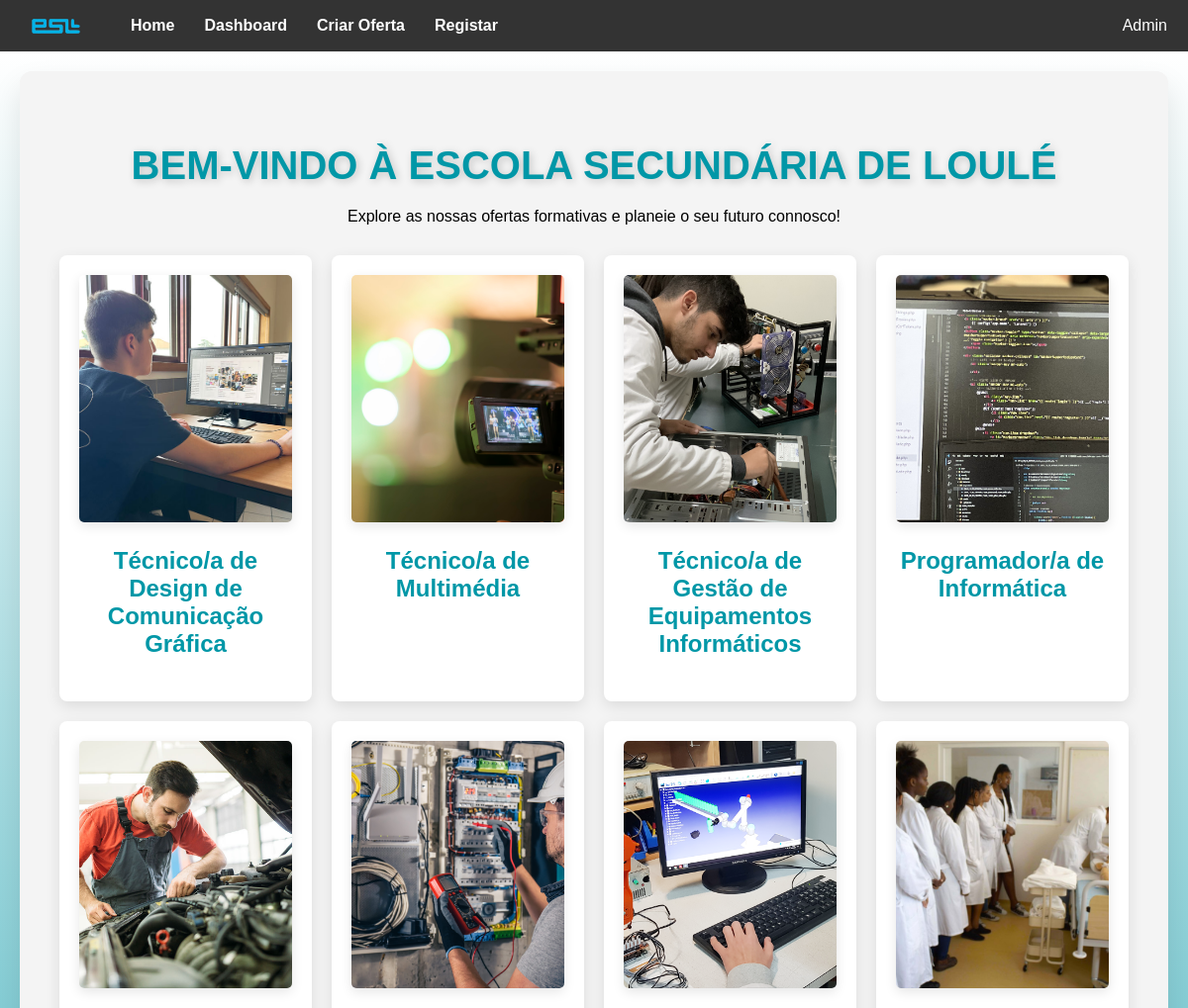
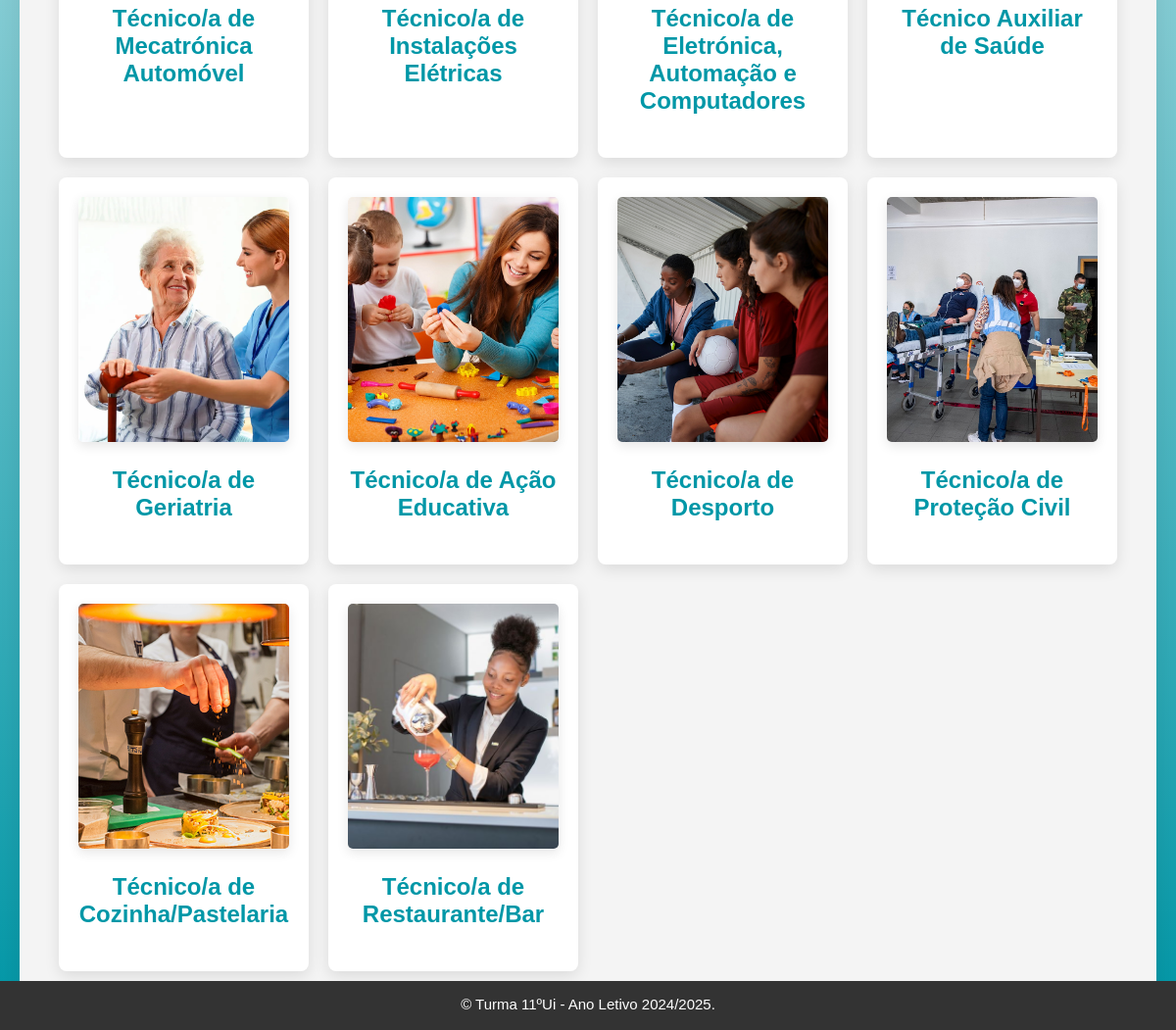
Screenshot of / (signed in) with the database file from the repository (2 pictures, top to bottom).
### oferta/models.py (models this page shows, shortened)
class OfertaFormativa(models.Model):
    nome = models.CharField(max_length=200)
    descricao = models.TextField()
    saidas_profissionais = models.TextField()
    carga_horaria = models.IntegerField()
    disciplinas = models.TextField()
    imagem = models.ImageField(upload_to='ofertas/', blank=True, null=True)

### oferta/views.py (the view)
# urls.py: path('', home, name='home'),
def home(request):
    ofertas = OfertaFormativa.objects.all()
    return render(request, 'home.html', {'ofertas': ofertas})

### oferta/templates/home.html (shortened to what this page needs)
{% extends 'base.html' %}
{% load static %}
{% block content %}
<div class="home-container">
    <div class="home-box">
        <h2>Bem-vindo à Escola Secundária de Loulé</h2>
        <p>Explore as nossas ofertas formativas e planeie o seu futuro connosco!</p>
        <div class="ofertas-list">
            {% for oferta in ofertas %}
            <div class="oferta-item">
                <div class="oferta-details">
                    {% if oferta.imagem %}
                    <img src="{{ oferta.imagem.url }}" alt="{{ oferta.nome }}" class="oferta-img">
                    {% endif %}
                    <h3><a href="{% url 'detalhes_oferta' oferta.id %}">{{ oferta.nome }}</a></h3>
                </div>
            </div>
            {% empty %}
            <p>Nenhuma oferta disponível de momento.</p>
            {% endfor %}
        </div>
    </div>
</div>
{% endblock %}

### oferta/templates/base.html (shortened to what this page needs)
{% load static %}
<!DOCTYPE html>
<html lang="pt">
<head>
    <link rel="stylesheet" href="{% static 'css/styles.css' %}">
</head>
<body>
    <nav class="navbar">
        <a>
            <img src="{% static 'images/esl.png' %}" alt="Logo" class="navbar-logo">
        </a>
        <a href="{% url 'home' %}">Home</a>
        {% if user.is_authenticated %}
        {% if user.is_superuser %}
        <a href="{% url 'dashboard' %}">Dashboard</a>
        <a href="{% url 'criar_oferta' %}">Criar Oferta</a>
        <a href="{% url 'register' %}">Registar</a>
        {% endif %}
        <div class="user-dropdown">
            <button class="user-name" onclick="toggleDropdown()">
                {{ user.username }}
            </button>
        </div>
        {% else %}
        <a href="{% url 'login' %}">Login</a>
        {% endif %}
    </nav>
    <div class="content">
        {% block content %}{% endblock %}
    </div>
    <footer class="footer">
        <p id="letra">&copy; Turma 11ºUi - Ano Letivo 2024/2025.</p>
    </footer>
</body>
</html>

### oferta/static/css/styles.css (style rules this page uses)
body { font-family: Arial, sans-serif; margin: 0; padding: 0; background-color: #f4f4f4; transition: background-color 0.5s ease-in-out; }
.navbar { background: #333; color: white; padding: 1rem; text-align: center; }
.navbar a { color: white; margin: 0 15px; text-decoration: none; font-weight: bold; }

### oferta/templates/home.html (style rules this page uses)
body { font-family: Arial, Helvetica, sans-serif; background-color: #ffffff; color: #333333; margin: 0; padding: 0; box-sizing: border-box; }
.home-container { display: flex; justify-content: center; align-items: center; min-height: calc(100vh - 50px); background: linear-gradient(180deg, #ffffff, #0097a7); padding: 20px; }
.home-box { background: #f4f4f4; padding: 40px; border-radius: 12px; box-shadow: 0px 15px 30px rgba(0, 0, 0, 0.1); text-align: center; width: 100%; max-width: 1200px; animation: fadeIn 1s ease-in-out; }
h2 { margin-bottom: 20px; color: #0097a7; font-size: 2.5em; font-weight: bold; text-shadow: 2px 2px 8px rgba(0, 0, 0, 0.2); text-transform: uppercase; }
p { font-size: 16px; color: #000000; margin-bottom: 30px; }
.ofertas-list { display: grid; grid-template-columns: repeat(auto-fit, minmax(250px, 1fr)); gap: 20px; margin-top: 20px; }
.oferta-item { background: #ffffff; padding: 20px; border-radius: 8px; box-shadow: 0px 5px 15px rgba(0, 0, 0, 0.1); text-align: center; transition: transform 0.3s, box-shadow 0.3s; }
.oferta-details { display: flex; flex-direction: column; align-items: center; }
.oferta-img { width: 100%; height: 250px; object-fit: cover; border-radius: 5px; box-shadow: 0px 4px 12px rgba(0, 0, 0, 0.1); margin-bottom: 15px; }
.oferta-item h3 { color: #0097a7; font-size: 1.5em; margin-top: 10px; font-weight: bold; }
a { color: #0097a7; text-decoration: none; }

### oferta/templates/base.html (style rules this page uses)
.navbar-logo { width: 51px; height: auto; margin-right: 20px; display: flex; }
.navbar { display: flex; align-items: center; height: 20px; }
.user-dropdown { position: relative; display: inline-block; margin-left: auto; }
.user-name { background-color: transparent; border: none; color: #ffffff; font-size: 16px; cursor: pointer; padding: 5px; text-align: left; }
.footer { text-align: center; background-color: #333333; position: fixed; bottom: 0; width: 100%; height: 50px; color: #ffffff; }
#letra { color: #ffffff; font-size: 15px; }

### rows the page displays
OfertaFormativa: imagem (picture), nome "Técnico/a de Design de Comunicação Gráfica"
OfertaFormativa: imagem (picture), nome "Técnico/a de Multimédia"
OfertaFormativa: imagem (picture), nome "Técnico/a de Gestão de Equipamentos Informáticos"
OfertaFormativa: imagem (picture), nome "Programador/a de Informática"
OfertaFormativa: imagem (picture), nome "Técnico/a de Mecatrónica Automóvel"
OfertaFormativa: imagem (picture), nome "Técnico/a de Instalações Elétricas"
OfertaFormativa: imagem (picture), nome "Técnico/a de Eletrónica, Automação e Computadores"
OfertaFormativa: imagem (picture), nome "Técnico Auxiliar de Saúde"
OfertaFormativa: imagem (picture), nome "Técnico/a de Geriatria"
OfertaFormativa: imagem (picture), nome "Técnico/a de Ação Educativa"
OfertaFormativa: imagem (picture), nome "Técnico/a de Desporto"
OfertaFormativa: imagem (picture), nome "Técnico/a de Proteção Civil"
OfertaFormativa: imagem (picture), nome "Técnico/a de Cozinha/Pastelaria"
OfertaFormativa: imagem (picture), nome "Técnico/a de Restaurante/Bar"

### other values shown
{{ user.username }} "Admin"
